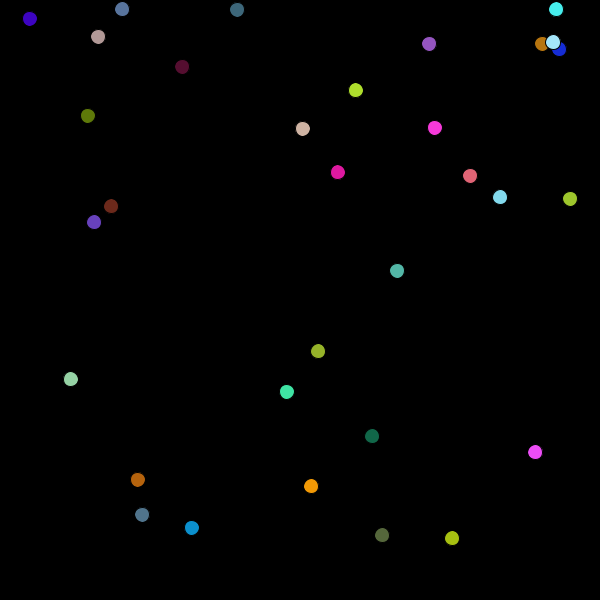
Frame 1 (no input)
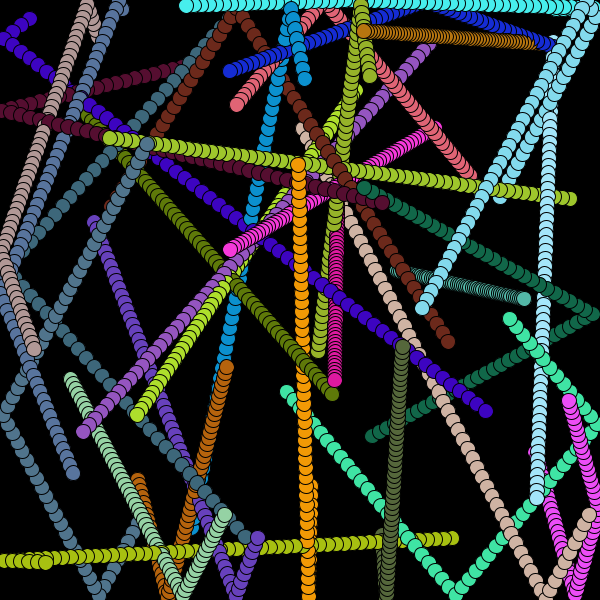
Frame 60 (the mouse pressed at the canvas centre just before this capture)
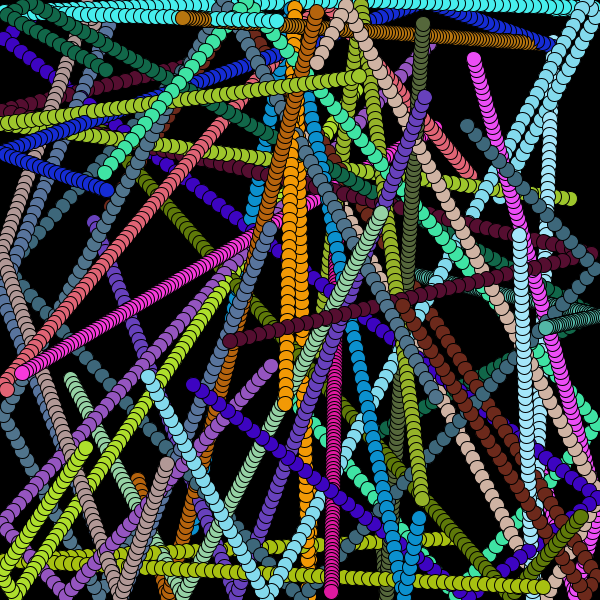
Frame 120 (the mouse held since frame 60 and released just before this capture)

The Processing sketch that drew these frames (run headless with seeded random() and noise(); from frame 60 on, the mouse is pressed at the canvas centre):

// Processing sketch: Chain_Reacts
// ── Chain_Reacts.pde
//Team Think, Thank, Thunked (Roster: Ahnaf Hasan, Peter Cwalina, Colin Hosking)
//APCS2 pd08
//HW53 -- All That Bouncin'
//2018-05-23  
int clicks = 0;
Ball[] balls; //array of the balls

void setup() {
  size(600, 600); //minimum size requirements
  background(0, 0, 0); //black background
  balls = new Ball[(int)random(25, 36)]; //random amount of balls created

  for (int x = 0; x < balls.length; x++) {
    balls[x]= new Ball(); //initialize balls
  } //end for loop
}//end setup()

void draw() {
  clear(); //update ball location
  for (Ball currBall : balls) {
    if (currBall.state != Ball.DEAD) {
      fill(currBall.myC); //make the balls have a randomly chosen color
      ellipse(currBall.x, currBall.y, currBall.radius, currBall.radius); //make the balls
    }
    if (currBall.state == Ball.SHRINKING || currBall.state == Ball.GROWING) {
      for (Ball n : balls) {
        if (n.state == Ball.MOVING) {
          if (pow(currBall.x - n.x, 2)+pow(currBall.y - n.y, 2) < pow(currBall.radius + n.radius, 2)) {
            n.state = Ball.GROWING;
          }
        }
      }
    }
    
    
    if (currBall.state == Ball.GROWING) {
      if (currBall.radius <= Ball.MAX_RADIUS) {
        currBall.radius += Ball.CHANGE_FACTOR;
      } else {
        currBall.state = Ball.SHRINKING;
      }
    }
    if (currBall.state == Ball.SHRINKING) {
      if (currBall.radius >0) {
        currBall.radius -=Ball.CHANGE_FACTOR;
      } else {
        currBall.state = Ball.DEAD;
      }
    }
    if (currBall.state == Ball.MOVING) {
      if (currBall.cX + currBall.x >= width || currBall.cX + currBall.x <=0) { //ball goes off the screen horizontally
        currBall.cX = currBall.cX * -1; //make ball turn around
      }

      if (currBall.cY + currBall.y >= height || currBall.cY + currBall.y <=0) { //ball goes off the screen vertically
        currBall.cY = currBall.cY * -1; //make ball turn around
      }

      currBall.x = currBall.x + currBall.cX; //update ball position
      currBall.y = currBall.y + currBall.cY; //update ball position
    }
  } //end forEach loop
} //end draw()
void mouseClicked() {
  if (clicks == 0) {
    Ball[] temp = new Ball[balls.length+ 1];
    for (int x = 0; x < balls.length; x++) {
      temp[x] = balls[x];
    }
    temp[balls.length] = new Ball();
    temp[balls.length].state = Ball.GROWING;
    balls = temp;
    clicks+=1;
  }
}

// ── Ball.pde
//Team Think, Thank, Thunked (Roster: Ahnaf Hasan, Peter Cwalina, Colin Hosking)
//APCS2 pd08
//HW53 -- All That Bouncin'
//2018-05-23 

public class Ball {
  final static int MOVING = 0;
  final static int GROWING = 1;
  final static int SHRINKING = 2;
  final static int DEAD = 3;
  final static float MAX_RADIUS = 100;
  final static float CHANGE_FACTOR = 1;
  float cX; //constant velocity of ball in x
  float cY; //constant velocity of ball in y
  float x; //current position of ball, x
  float y; //current position of ball, y
  color myC; //color of the ball
  int radius; //radius of the ball
  int state;
  
  public Ball() {
    //set random velocities, colors, and starting points for each balls
    cX = random(-10, 10);
    cY = random(-10, 10);
    x = random(0, 600);
    y = random(0, 600);
    radius = 15;
    myC =  color(random(0,255),random(0,255),random(0,255));
    state = MOVING;
  } //end constructor
}
